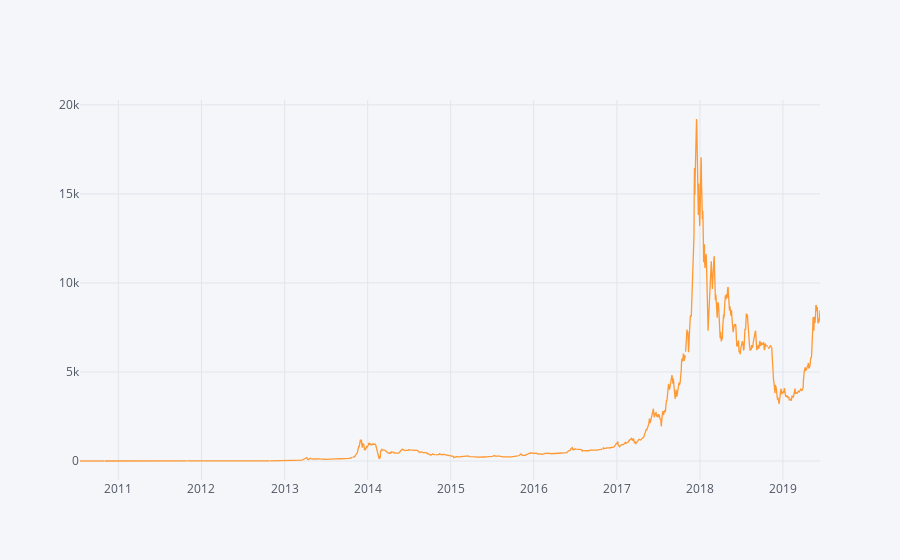

Write notebook code for a chart like this one.
### Code cell
df.iplot()

### Figure 1 — Plotly figure (JSON) as saved in the notebook; plotly's stock layout.template omitted (floating-point values rounded to 4 significant figures; data arrays with more than 128 entries replaced by an {"elided": "..."} marker saying what was removed)
{"data": [{"line": {"color": "rgba(255, 153, 51, 1.0)", "dash": "solid", "shape": "linear", "width": 1.3}, "mode": "lines", "name": "APrice ", "text": "", "type": "scatter", "uid": "17744546-ab73-4e99-81b0-6220f29f6bfc", "x": {"elided": "3255 str values"}, "y": {"elided": "3255 mixed values"}}], "layout": {"legend": {"bgcolor": "#F5F6F9", "font": {"color": "#4D5663"}}, "paper_bgcolor": "#F5F6F9", "plot_bgcolor": "#F5F6F9", "title": {"font": {"color": "#4D5663"}}, "xaxis": {"gridcolor": "#E1E5ED", "showgrid": true, "tickfont": {"color": "#4D5663"}, "title": {"font": {"color": "#4D5663"}, "text": ""}, "zerolinecolor": "#E1E5ED"}, "yaxis": {"gridcolor": "#E1E5ED", "showgrid": true, "tickfont": {"color": "#4D5663"}, "title": {"font": {"color": "#4D5663"}, "text": ""}, "zerolinecolor": "#E1E5ED"}}}
